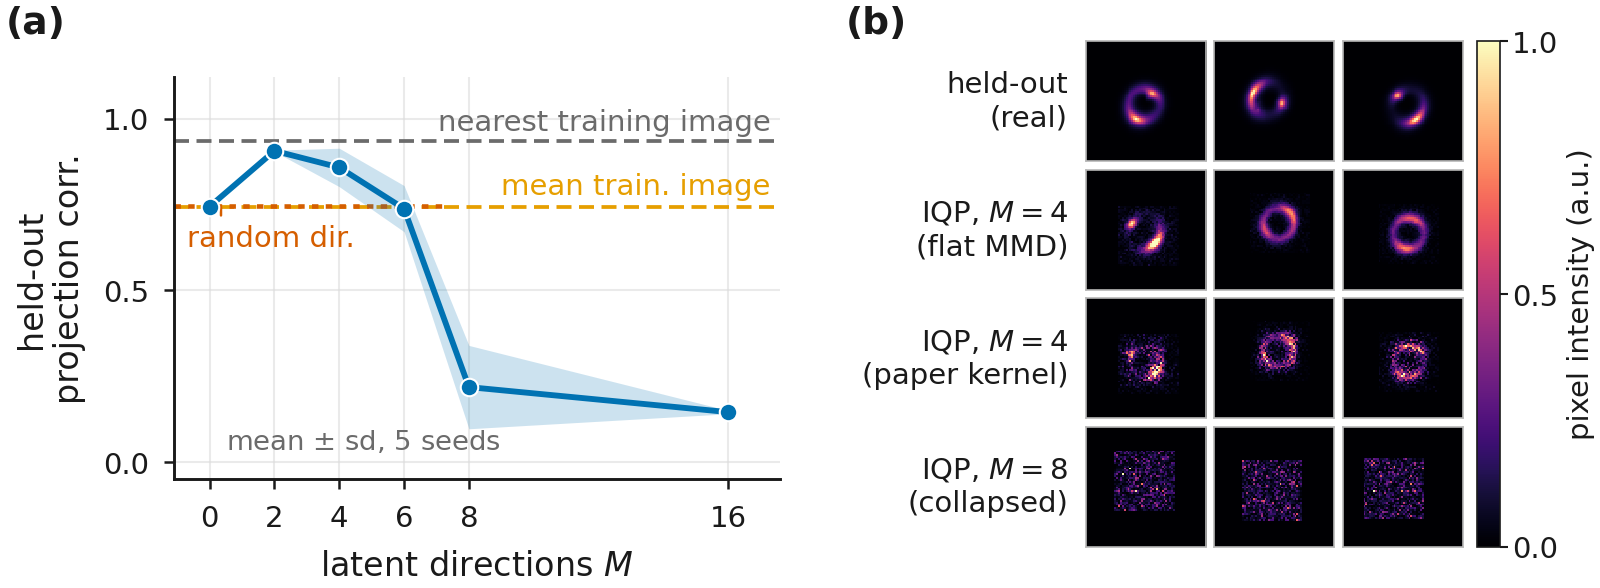

This chart was generated by the following Python code:
#!/usr/bin/env python3
# -*- coding: utf-8 -*-
"""fig2_compact_seeds.pdf -- fig2_compact with panel (a) redrawn over 5 model seeds.

Panel (a) is the same M sweep, but each point is the mean over 5 model seeds of the held-out
projection correlation with a +-1 sd band, from
    experiments/13_iqp_turbulence_replication/mech_tests/mech_test2/results_seeds.json
(mech_seeds.py + agg_mech_seeds.py; seed 0 of that file reproduces the published
results.json / diag3.json / diag.json values to 0.0e+00).  The seed moves the model only:
theta0's random start, Phi's draw and z's draw.  The data split is pinned at
data_lens_r3.R3_SPLIT_SEED for every seed, so all five see the same 20 training and 20
held-out images.

The three reference levels are drawn the way their own uncertainty warrants:
    nearest training image, mean training image -- functions of the fixed split alone, so they
        are exact constants (sd 0.0000 across the five seeds, verified, not assumed);
    random direction -- an untrained Phi projected onto held-out images, drawn as a mean line
        with a +-1 sd band.  The variant drawn is the correctly PAIRED one: the untrained Phi
        sits on the M = 0 theta0, i.e. the offset that was itself fitted without any latent
        (diag2.json "random Phi(seed 99) + M=0 theta0", 0.746 at seed 0).  The seed-0 figure
        used "random Phi + TRAINED M=4 theta0" (0.672) instead, which is a mismatched pairing,
        because that theta0 was optimised jointly with a trained Phi and is not a fair offset
        for an untrained direction.  The mismatched level is still available in
        results_seeds.json as references.random_mismatched.

Panel (b) is unchanged and is imported from fig2_compact so the two cannot drift.
Python 3.9 compatible.
"""
from __future__ import annotations

import json
import os

import numpy as np

import matplotlib
matplotlib.use("Agg")
import matplotlib.pyplot as plt                        # noqa: E402

import fig_style as S
import fig2_compact as F2C
import fig2_mechanism_scaling as F2

SEEDS_JSON = os.path.join(F2.MECH, "results_seeds.json")
FIG_W, FIG_H = F2C.FIG_W, F2C.FIG_H      # reuse panel_b's geometry verbatim
MS = [0, 2, 4, 6, 8, 16]


def rect(x, y, w, h):
    return [x / FIG_W, y / FIG_H, w / FIG_W, h / FIG_H]


def load_mech_seeds():
    with open(SEEDS_JSON) as f:
        d = json.load(f)
    sw = d["M_sweep_holdout_corr"]
    ms = np.asarray(MS, dtype=float)
    mean = np.asarray([sw[str(m)]["mean"] for m in MS])
    sd = np.asarray([sw[str(m)]["sd"] for m in MS])
    r = d["references"]
    refs = {k: (float(r[k]["mean"]), float(r[k]["sd"]))
            for k in ("nearest", "mean_img", "random", "random_mismatched")}
    return ms, mean, sd, refs, int(d["meta"]["n_seeds"])


def panel_a(fig, ms, mean, sd, refs, n_seeds):
    ax = fig.add_axes(rect(0.62, 0.44, 2.02, 1.34))
    grey = S.INK_MUTED

    m_near, s_near = refs["nearest"]
    ax.axhline(m_near, color=grey, lw=0.9, ls=(0, (4, 2)), zorder=1)
    ax.text(17.3, m_near + 0.015, "nearest training image", fontsize=7.0, color=grey,
            ha="right", va="bottom", zorder=4)

    # The paired random-direction level and the mean-image level COINCIDE to ~0.002 -- an
    # untrained direction on a latent-free theta0 buys exactly what the mean training image
    # buys, and M = 0 sits there too.  Drawing them as two full-width lines would read as one
    # line, so each is drawn on the half of the axis where its own label sits and they overlap
    # only in the middle; the values are in the table, the point of the panel is the level.
    m_mean, s_mean = refs["mean_img"]
    ax.axhline(m_mean, color=S.OKABE_ITO["orange"], lw=0.9, ls=(0, (4, 2)), zorder=1)
    ax.text(17.3, m_mean + 0.018, "mean train. image", fontsize=7.0,
            color=S.OKABE_ITO["orange"], ha="right", va="bottom", zorder=4)

    m_rnd, s_rnd = refs["random"]
    ax.axhspan(m_rnd - s_rnd, m_rnd + s_rnd, color=S.OKABE_ITO["vermilion"], alpha=0.13,
               lw=0, zorder=1)
    ax.plot([-1.1, 7.4], [m_rnd, m_rnd], color=S.OKABE_ITO["vermilion"], lw=1.1,
            ls=(0, (1.4, 1.6)), zorder=2, solid_capstyle="butt")
    ax.text(-0.7, m_rnd - 0.055, "random dir.", fontsize=7.0,
            color=S.OKABE_ITO["vermilion"], ha="left", va="top", zorder=4)
    ax.annotate("", xy=(0.35, m_rnd - 0.006), xytext=(0.35, m_rnd - 0.052),
                arrowprops=dict(arrowstyle="-", lw=0.6, color=S.OKABE_ITO["vermilion"]),
                zorder=4)

    c = S.OKABE_ITO["blue"]
    ax.fill_between(ms, mean - sd, mean + sd, color=c, alpha=0.20, lw=0, zorder=3)
    ax.plot(ms, mean, "-o", color=c, lw=1.4, ms=4.2, zorder=5, mec="white", mew=0.5)

    ax.set_xlabel("latent directions $M$")
    ax.set_ylabel("held-out\nprojection corr.", linespacing=1.2)
    ax.set_xticks([0, 2, 4, 6, 8, 16])
    ax.set_xlim(-1.1, 17.6)
    ax.set_ylim(-0.05, 1.12)
    ax.set_yticks([0, 0.5, 1.0])
    ax.text(0.5, 0.02, "mean $\\pm$ sd, %d seeds" % n_seeds, fontsize=6.6, color=grey,
            ha="left", va="bottom", zorder=6)
    S.tidy(ax)


def make(outdir):
    S.apply_style()
    ms, mean, sd, refs, n_seeds = load_mech_seeds()
    rows = F2.load_images()
    fig = plt.figure(figsize=(FIG_W, FIG_H))
    panel_a(fig, ms, mean, sd, refs, n_seeds)
    F2C.panel_b(fig, rows)
    fig.text(0.06 / FIG_W, 1.90 / FIG_H, "(a)", fontsize=9, fontweight="bold",
             ha="left", va="bottom")
    fig.text(2.86 / FIG_W, 1.90 / FIG_H, "(b)", fontsize=9, fontweight="bold",
             ha="left", va="bottom")
    return S.save(fig, outdir, "fig2_compact_seeds")


if __name__ == "__main__":
    make(os.path.dirname(os.path.abspath(__file__)))
